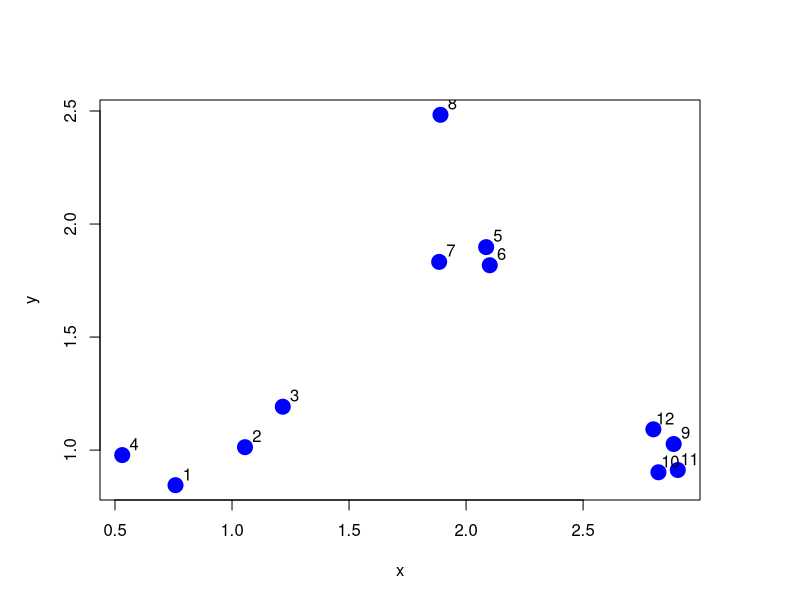
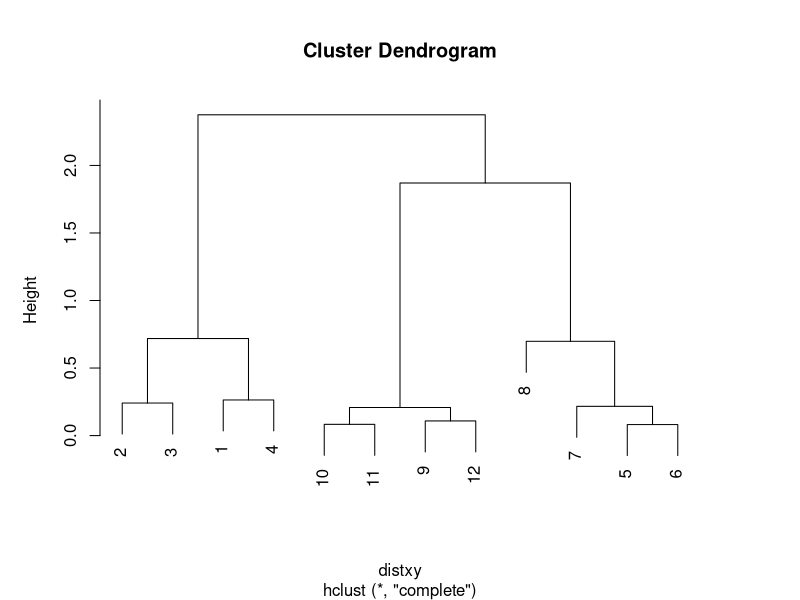
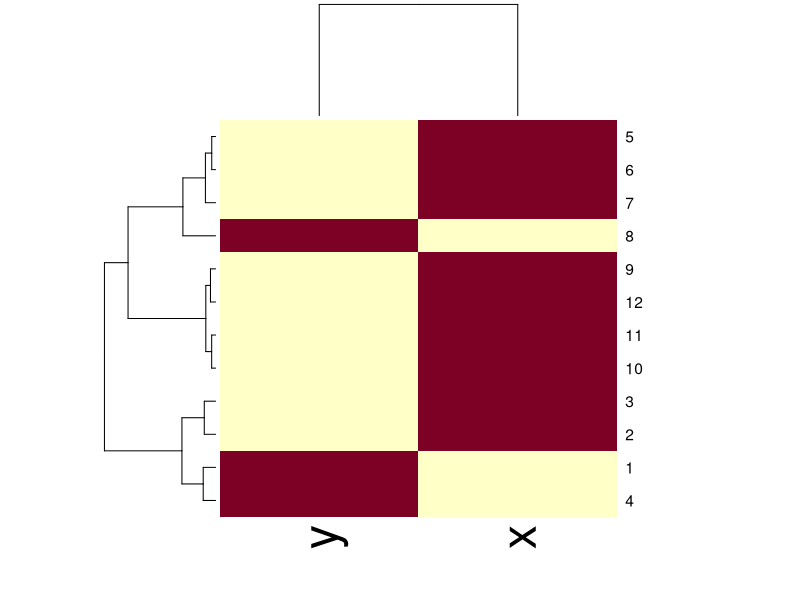

Recreate these plots in R, in order.
# Hierarchical clustering
library(tidyverse)

set.seed(1234)
par(mar = c(5,5,5,5))

x <- rnorm(12, mean = rep(1:3, each = 4), sd = .2)
y <- rnorm(12, mean = rep(c(1, 2, 1), each = 4), sd = .2)
plot(x, y, col = "blue", pch = 19, cex = 2)

text(x + .05, y +.05, labels = as.character(1:12))

df <- data.frame(x = x, y = y)

dist(df)   # gives the distance matrix

# choose the closer points; they form a cluster.
# do it again;
# eventually, you get a hierarchical set of clusters.

distxy <- dist(df)
hClustering <- hclust(distxy)
plot(hClustering)

heatmap(as.matrix(df))
# organize the table with the hierarclical clustering algorithm.
